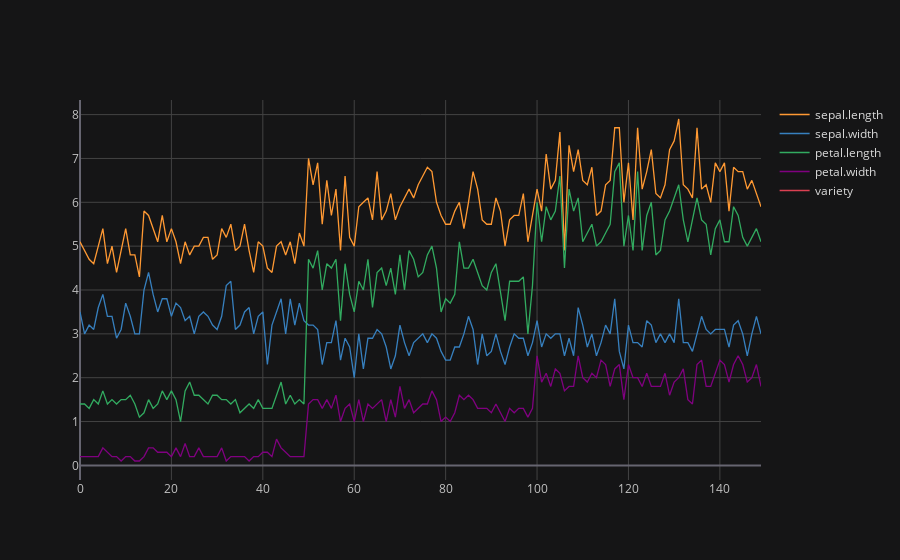

Notebook code for this chart:
### Code cell
df.iplot()

### Figure 1 — Plotly figure (JSON) as saved in the notebook; plotly's stock layout.template omitted (floating-point values rounded to 4 significant figures; data arrays with more than 128 entries replaced by an {"elided": "..."} marker saying what was removed)
{"data": [{"line": {"color": "rgba(255, 153, 51, 1.0)", "dash": "solid", "shape": "linear", "width": 1.3}, "mode": "lines", "name": "sepal.length", "text": "", "type": "scatter", "x": {"elided": "150 int values"}, "y": {"elided": "150 float values"}}, {"line": {"color": "rgba(55, 128, 191, 1.0)", "dash": "solid", "shape": "linear", "width": 1.3}, "mode": "lines", "name": "sepal.width", "text": "", "type": "scatter", "x": {"elided": "150 int values"}, "y": {"elided": "150 float values"}}, {"line": {"color": "rgba(50, 171, 96, 1.0)", "dash": "solid", "shape": "linear", "width": 1.3}, "mode": "lines", "name": "petal.length", "text": "", "type": "scatter", "x": {"elided": "150 int values"}, "y": {"elided": "150 float values"}}, {"line": {"color": "rgba(128, 0, 128, 1.0)", "dash": "solid", "shape": "linear", "width": 1.3}, "mode": "lines", "name": "petal.width", "text": "", "type": "scatter", "x": {"elided": "150 int values"}, "y": {"elided": "150 float values"}}, {"line": {"color": "rgba(219, 64, 82, 1.0)", "dash": "solid", "shape": "linear", "width": 1.3}, "mode": "lines", "name": "variety", "text": "", "type": "scatter", "x": {"elided": "150 int values"}, "y": {"elided": "150 str values"}}], "layout": {"legend": {"bgcolor": "#151516", "font": {"color": "#D9D9D9"}}, "paper_bgcolor": "#151516", "plot_bgcolor": "#151516", "title": {"font": {"color": "#D9D9D9"}}, "xaxis": {"gridcolor": "#434343", "showgrid": true, "tickfont": {"color": "#C2C2C2"}, "title": {"font": {"color": "#D9D9D9"}, "text": ""}, "zerolinecolor": "#666570"}, "yaxis": {"gridcolor": "#434343", "showgrid": true, "tickfont": {"color": "#C2C2C2"}, "title": {"font": {"color": "#D9D9D9"}, "text": ""}, "zerolinecolor": "#666570"}}}
